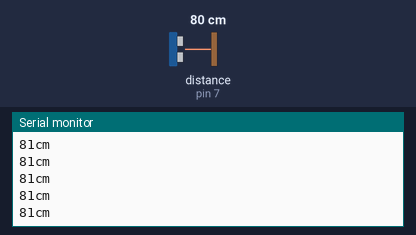
Bench run of a sketch on a simulated Arduino Uno, built with avr-gcc and run on an emulated ATmega328P. On the bench: the last lines printed to the serial monitor. Wiring (inferred from the names in the program): ultrasonic range finder: trigger pin 8; echo pin 7. The test bench sets the inputs (shaded band); at power-on: distance to the obstacle (sensor on pin 7) 80 cm. The echo pulse lasts 58.3 µs per cm.

Above: at 1.2 s.
1.3 s: distance to the obstacle (sensor on pin 7) set to 2 cm
At 2.2 s:
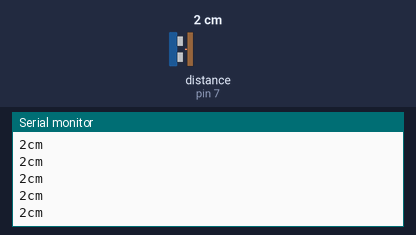
4.3 s: distance to the obstacle (sensor on pin 7) set to 4 cm
At 5.1 s:
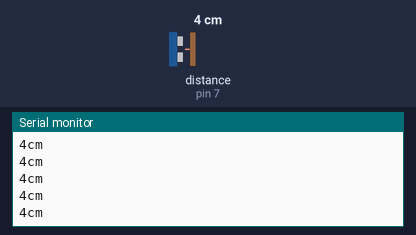
Timing chart, 0 to 7.3 s (numbered marks = the images above; inputs shaded):
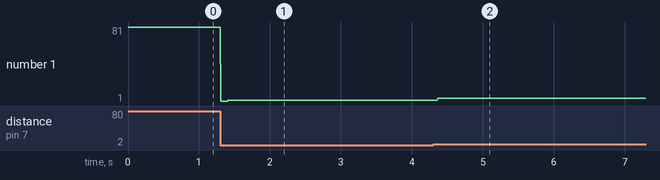

The sketch:

ultrasonicranging.ino
```cpp
/*
Project 07.1 Ultrasonic Ranging
Ultrasonic detection of distance from objects
*/
const int trig = 8;  //Define trig pin to D8
const int echo = 7;  //Define echo pin to D7
int duration = 0;
int distance = 0; //Define a variable to receive distance
void setup()
{
  pinMode(trig , OUTPUT); // Define the trig pin as the output mode
  pinMode(echo , INPUT); // Define the echo pin as the input mode
  Serial.begin(9600); // Set baud rate to 9600
}
void loop()
{
  digitalWrite(trig , HIGH);//the sensor is triggered by a high pulse of 1000 microseconds or more
  delayMicroseconds(1000);
  digitalWrite(trig , LOW); // Give a short low level in advance to ensure a clean high pulse
  duration = pulseIn(echo , HIGH);
  distance = (duration/2) / 28.5 ; //Convert to distance
  Serial.print(distance); // Print the distance in centimeters
  Serial.println("cm");
}
```

Measured:
- after the input at 1.3 s, the serial monitor: prints a new line at once (image 1)
- after the input at 4.3 s, the serial monitor: prints a new line after 0.07 s (image 2)
- plotted number 1: 81 → 2 after the input at 1.3 s, 2 → 4 after the input at 4.3 s
